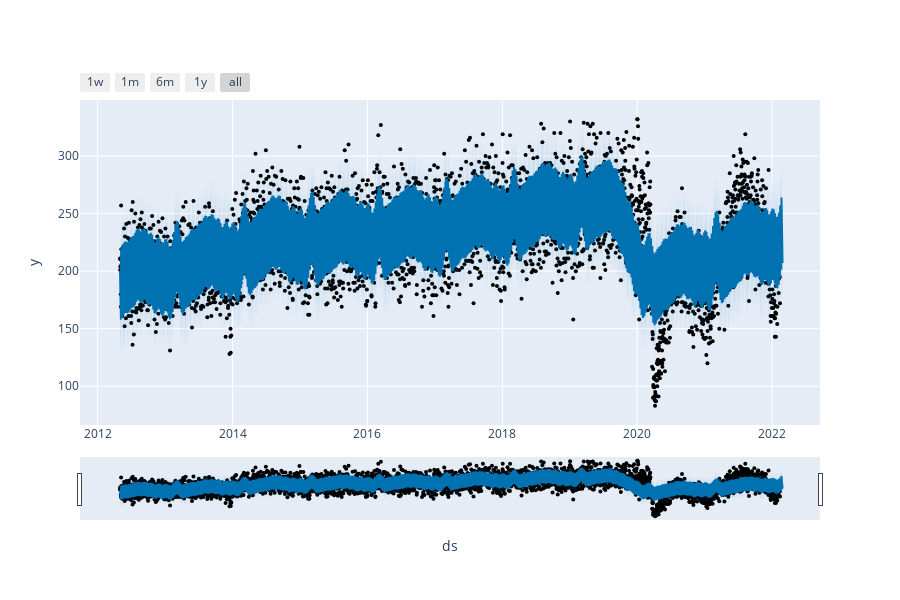

Write notebook code for a chart like this one.
### Code cell
from prophet.plot import plot_plotly, plot_components_plotly
plot_plotly(m, forecast)

### Figure 1 — Plotly figure (JSON) as saved in the notebook; plotly's stock layout.template omitted (floating-point values rounded to 4 significant figures; data arrays with more than 128 entries replaced by an {"elided": "..."} marker saying what was removed)
{"data": [{"marker": {"color": "black", "size": 4}, "mode": "markers", "name": "Actual", "type": "scatter", "x": {"elided": "3576 str values"}, "y": {"elided": "3576 int values"}}, {"hoverinfo": "skip", "line": {"width": 0}, "mode": "lines", "type": "scatter", "x": {"elided": "3590 str values"}, "y": {"elided": "3590 float values"}}, {"fill": "tonexty", "fillcolor": "rgba(0, 114, 178, 0.2)", "line": {"color": "#0072B2", "width": 2}, "mode": "lines", "name": "Predicted", "type": "scatter", "x": {"elided": "3590 str values"}, "y": {"elided": "3590 float values"}}, {"fill": "tonexty", "fillcolor": "rgba(0, 114, 178, 0.2)", "hoverinfo": "skip", "line": {"width": 0}, "mode": "lines", "type": "scatter", "x": {"elided": "3590 str values"}, "y": {"elided": "3590 float values"}}], "layout": {"height": 600, "showlegend": false, "width": 900, "xaxis": {"rangeselector": {"buttons": [{"count": 7, "label": "1w", "step": "day", "stepmode": "backward"}, {"count": 1, "label": "1m", "step": "month", "stepmode": "backward"}, {"count": 6, "label": "6m", "step": "month", "stepmode": "backward"}, {"count": 1, "label": "1y", "step": "year", "stepmode": "backward"}, {"step": "all"}]}, "rangeslider": {"visible": true}, "title": {"text": "ds"}, "type": "date"}, "yaxis": {"title": {"text": "y"}}}}
